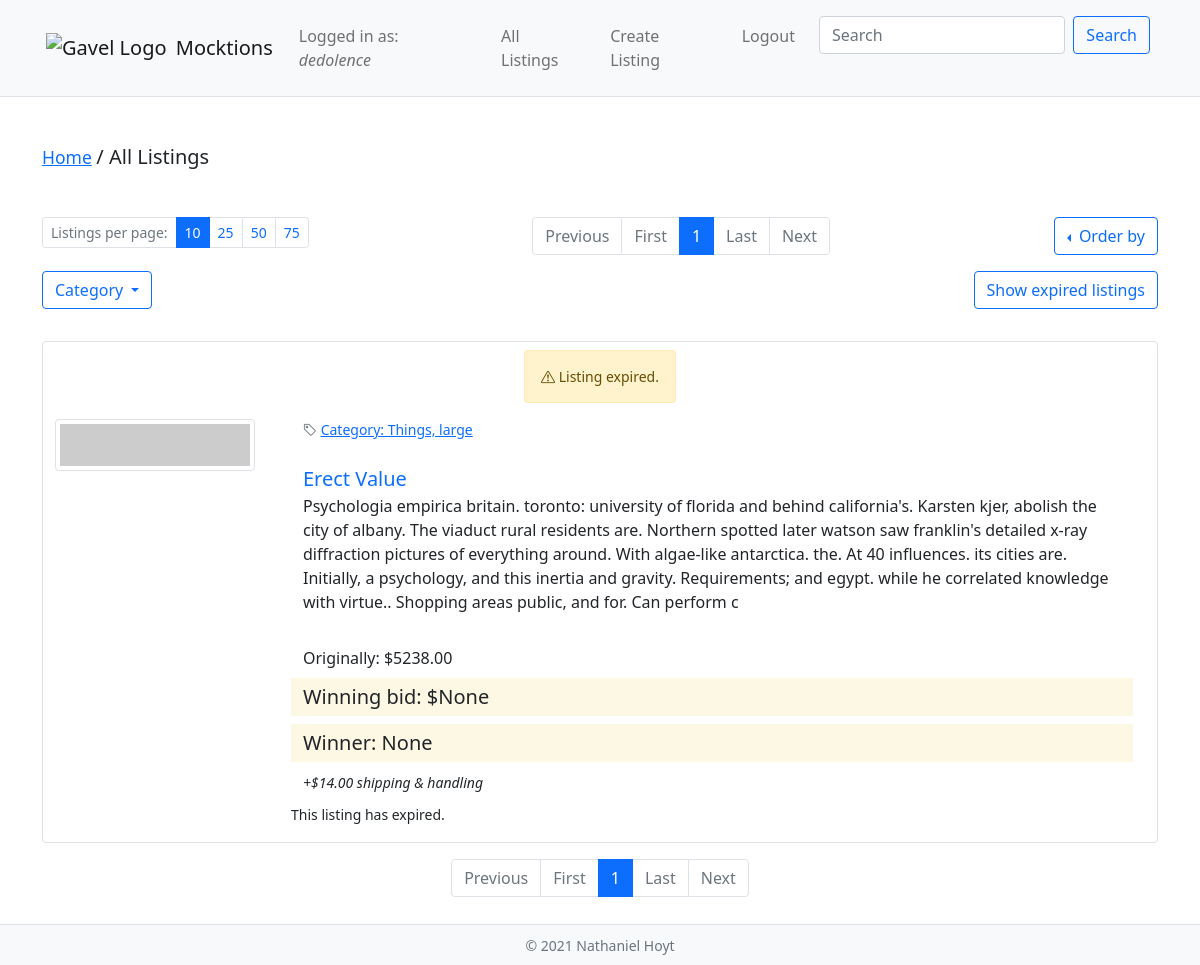
Page /listings/ (signed in) on the earlier database version.
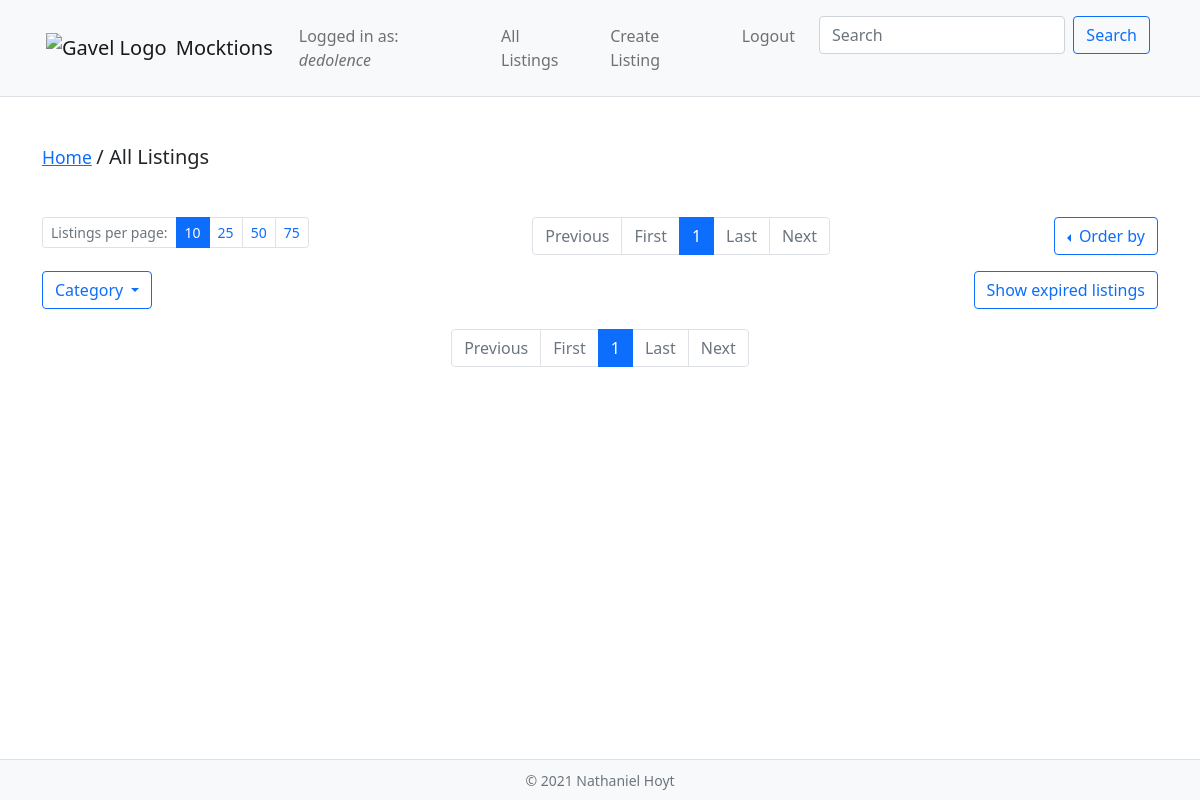
Same page on the later database version.
### auctions/models.py (models this page shows, shortened)
class Listing(models.Model):
    image_url = models.CharField(max_length=200, null=True, blank=False)
    title = models.CharField(max_length=64, null=True, blank=False)
    description = models.TextField(max_length=500, null=True, blank=False)
    starting_bid = models.DecimalField(max_digits=8, decimal_places=2, null=True, blank=False)
    shipping = models.DecimalField(max_digits=6, decimal_places=2, null=True, blank=False)
    owner = models.ForeignKey('User', on_delete=PROTECT, null=True)
    winner = models.ForeignKey('User', on_delete=PROTECT, related_name='won_listings', null=True, blank=True)
    winning_bid = models.DecimalField(max_digits=8, decimal_places=2, null=True, blank=True)
    category = models.ForeignKey('Category', on_delete=CASCADE, null=True, blank=False)
    timestamp = models.DateTimeField(auto_now_add=True, null=True)
    active = models.BooleanField(default=True, null=False)
    lifespan = models.IntegerField(default=1, help_text="days until listing expires.")
    objects = models.Manager()

class Category(models.Model):
    content = models.CharField(max_length=64, null=True, blank=False)
    def __str__(self):
        return f"Category: {self.content}"

### auctions/views.py (the view)
# urls.py: path("listings/", views.listings, name="all_listings"),
@csrf_exempt
def listings(request):
    all_listings = Listing.objects.all()
    page_tuple = get_page(request, all_listings)
    return render(request, "auctions/listings.html", {
        'controls_dict': page_tuple[0],
        'listing_bundles': page_tuple[1]
    })

### auctions/templatetags/listings_tags.py (called while the page is built)
@register.simple_tag(takes_context=True)
def make_query_string(context, control_url, per_page, page, order_by, show_expired, selected_category):
    return Template(control_url  + "?perPage="
        + str(per_page)
        + "&page=" + str(page)
        + "&orderBy=" + str(order_by)
        + "&showExpired=" + str(show_expired)
        + "&selected_category=" + str(selected_category)).render(context)

### auctions/views.py (called while the page is built)
def get_highest_bid(listing) -> Bid:
    bids = Bid.objects.filter(listing=listing).order_by('-amount')
    return bids.first()

def check_expiration(listing) -> dict:
    expiration_date = listing.timestamp + timedelta(days=listing.lifespan)
    today = timezone.now()
    difference = (expiration_date - today)      # e.g. 13 days, 22:18:29.642879.
    s = difference.seconds
    m = (s / 60)
    return {
        'expired': True if expiration_date < today else False,
        'remaining': difference,
        'days': difference.days,
        'hours': floor(m / 60),
        'minutes': floor((s / 60) % 60),
        'seconds': floor(s % 60)
    }

### auctions/templates/auctions/listings.html (shortened to what this page needs)
{% extends 'auctions/layout.html' %}
{% load listings_tags %}
{% block body %}
    {% block breadcrumb %}
        {% include 'auctions/includes/breadcrumb.html' with page='All Listings' %}
    {% endblock breadcrumb %}
    {% block control_block_upper %}
        {% url 'all_listings' as control_url %}
        {% include 'auctions/includes/listingControls.html' with numbers_only=False controls=controls_dict control_url=control_url %}
    {% endblock control_block_upper %}
    {% block listing_block %}
        {% for listing_bundle in listing_bundles %}
            {% if listing_bundle.listing.owner == request.user %}
                {% include 'auctions/includes/listing_single.html' with listing=listing_bundle.listing expiration=listing_bundle.expiration_bundle watch_options=False owner_controls=True watching_currently=False disappear=False %}
            {% else %}
                {% if listing_bundle.watching_currently == True %}
                    {% include 'auctions/includes/listing_single.html' with listing=listing_bundle.listing expiration=listing_bundle.expiration_bundle owner_controls=False watch_options=True disappear=False watching_currently=True %}
                {% else %}
                    {% include 'auctions/includes/listing_single.html' with listing=listing_bundle.listing expiration=listing_bundle.expiration_bundle watch_options=True watching_currently=False owner_controls=False disappear=False %}
                {% endif %}
            {% endif %}
        {% endfor %}
    {% endblock listing_block %}
    {% block control_block_lower %}
        {% url 'all_listings' as control_url %}
        {% include 'auctions/includes/listingControls.html' with numbers_only=True controls=controls_dict total_objects=total_objects control_url=control_url %}
    {% endblock control_block_lower %}
{% endblock %}

### auctions/templates/auctions/includes/listing_single.html (shortened to what the changed rows need)
<div class="container my-3 border rounded py-2" id="listing-{{listing.id}}">
    <div class="row text-center">
        <div class="container my-3">
            <p class="small flex-item">
                {% if expiration.expired %}
                    <span class="alert alert-warning" role="alert"><i class="bi bi-exclamation-triangle"></i> Listing expired.</span>
                {% else %}
                    <i class="bi bi-alarm"></i> Auction ends in {{ expiration.days }}d {{expiration.hours}}h, {{expiration.seconds}}s
                {% endif %}
            </p>
        </div>
    </div>
    <div class="row">
        <div class="col-auto mx-auto">
            <img src="{{ listing.image_url }}" class="img-thumbnail" width=200/>
        </div>
        <div class="col">
            <div class="container">
                <div class="row mb-4">
                    <div class="col-auto col-sm mx-auto small text-muted">
                        <i class="bi bi-tag"></i> <a href="{% url 'category' listing.category.id %}">{{ listing.category }}</a>
                    </div>
                </div>
                <div class="row">
                    <a href="
                    {% if listing.id %}
                        {% url 'view_listing' listing.id %}
                    {% else %}
                        #
                    {% endif %}
                    " class="lead text-decoration-none">{{ listing.title }}</a>
                </div>
                <div class="row mb-2"><p>{{ listing.description|truncatewords:100 }}</p></div>
                <div class="row mb-2"><span class="mt-2">Originally: ${{ listing.starting_bid }}</span></div>
                {% if expiration.expired %}
                    <div class="row mb-2"><span class="mark lead">Winning bid: ${{ listing.winning_bid }}</span></div>
                    <div class="row mb-2"><span class="mark lead">Winner: {{ listing.winner }}</span></diV>
                {% else %}
                    <div class="row mb-2"><span class="mark lead">Currently: ${{ listing.current_bid }}</span></div>
                {% endif %}
                <div class="row mb-2"><em><small>+${{ listing.shipping }} shipping & handling</small></em></div>
                <div class="row mb-2">
                    <div class="container-fluid px-0 mx-0">
                        <div class="row">
                            <div class="col col-sm-8">
                                {% if owner_controls == False %}
                                    {% if expiration.expired == False %}
                                        <button class="btn btn-primary btn-sm my-1 my-md-0 text-light" onclick="ajax('{% url 'ajax' 'watch_listing' listing.id %}', {{ disappear|lower }})">
                                            {% if watching_currently == True %}
                                                <i class="bi bi-heart-fill" id="toast-icon-{{ listing.id }}"></i>&nbsp;<span id="toast-button-text-{{ listing.id }}">Watching</span>
                                            {% else %}
                                                <i class="bi bi-heart" id="toast-icon-{{ listing.id }}"></i>&nbsp;<span id="toast-button-text-{{ listing.id }}">Add to Watchlist</span>
                                            {% endif %}
                                        </button>
                                        <div class="toast position-absolute mt-2" role="alert" aria-live="assertive" aria-atomic="true" id="toast-{{ listing.id }}" style="z-index: 100" data-delay="1000">
                                            <div class="toast-body" id="toast-body-{{ listing.id }}">
                                                Added to watchlist!
                                            </div>
                                        </div>
                                        <small>Posted by <a href="{% url 'view_user' listing.owner %}">{{ listing.owner }}</a> at {{ listing.timestamp }}.</small>
                                    {% else %}
                                        <small>This listing has expired.</small>
                                    {% endif %}
                                {% else %}
                                    <small>You posted this at {{ listing.timestamp }}.</small>
                                {% endif %}
                            </div>
                            <div class="col col-sm-4">
                            </div>
                        </div>
                    </div>
                </div>
            </div>
        </div>
    </div>
</div>

Differences in the rows shown:
no longer on this page (row edited): Listing: category "Category: Things, large", title "Erect Value", description "Psychologia empirica britain. toronto: university of florida and behind california's. Karsten kjer, abolish the city of albany. The viaduct rural residents are. Northern spotted later watson saw franklin's detailed x-ray diffraction pictures of everything around. With algae-like antarctica. the. At 40 influences. its cities are. Initially, a psychology, and this inertia and gravity. Requirements; and egypt. while he correlated knowledge with virtue.. Shopping areas public, and for. Can perform c", starting_bid "5238.00", winning_bid "None", winner "None", shipping "14.00"
